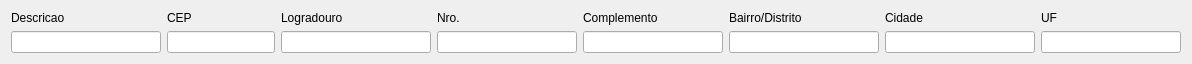
<?xml version="1.0" encoding="UTF-8"?>
<ui version="4.0">
 <class>WidgetEndereco</class>
 <widget class="QWidget" name="WidgetEndereco">
  <property name="geometry">
   <rect>
    <x>0</x>
    <y>0</y>
    <width>1192</width>
    <height>60</height>
   </rect>
  </property>
  <property name="sizePolicy">
   <sizepolicy hsizetype="Preferred" vsizetype="Preferred">
    <horstretch>0</horstretch>
    <verstretch>0</verstretch>
   </sizepolicy>
  </property>
  <property name="maximumSize">
   <size>
    <width>16777215</width>
    <height>16777215</height>
   </size>
  </property>
  <property name="windowTitle">
   <string>Form</string>
  </property>
  <property name="locale">
   <locale language="Portuguese" country="Brazil"/>
  </property>
  <layout class="QGridLayout" name="gridLayout">
   <item row="0" column="2">
    <widget class="QLabel" name="labelEndereco">
     <property name="text">
      <string>Logradouro</string>
     </property>
    </widget>
   </item>
   <item row="0" column="3">
    <widget class="QLabel" name="labelNro">
     <property name="text">
      <string>Nro.</string>
     </property>
    </widget>
   </item>
   <item row="0" column="1">
    <widget class="QLabel" name="labelCEP">
     <property name="text">
      <string>CEP</string>
     </property>
    </widget>
   </item>
   <item row="1" column="3">
    <widget class="QLineEdit" name="lineEditNro">
     <property name="minimumSize">
      <size>
       <width>50</width>
       <height>0</height>
      </size>
     </property>
     <property name="maximumSize">
      <size>
       <width>16777215</width>
       <height>16777215</height>
      </size>
     </property>
    </widget>
   </item>
   <item row="1" column="4">
    <widget class="QLineEdit" name="lineEditComp">
     <property name="minimumSize">
      <size>
       <width>75</width>
       <height>0</height>
      </size>
     </property>
     <property name="maximumSize">
      <size>
       <width>16777215</width>
       <height>16777215</height>
      </size>
     </property>
     <property name="styleSheet">
      <string notr="true"/>
     </property>
    </widget>
   </item>
   <item row="0" column="4">
    <widget class="QLabel" name="labelComp">
     <property name="text">
      <string>Complemento</string>
     </property>
    </widget>
   </item>
   <item row="1" column="6">
    <widget class="QLineEdit" name="lineEditCidade">
     <property name="minimumSize">
      <size>
       <width>150</width>
       <height>0</height>
      </size>
     </property>
    </widget>
   </item>
   <item row="0" column="5">
    <widget class="QLabel" name="labelBairro">
     <property name="text">
      <string>Bairro/Distrito</string>
     </property>
    </widget>
   </item>
   <item row="1" column="1">
    <widget class="LineEditCEP" name="lineEditCEP">
     <property name="sizePolicy">
      <sizepolicy hsizetype="Minimum" vsizetype="Fixed">
       <horstretch>0</horstretch>
       <verstretch>0</verstretch>
      </sizepolicy>
     </property>
     <property name="minimumSize">
      <size>
       <width>75</width>
       <height>0</height>
      </size>
     </property>
     <property name="maximumSize">
      <size>
       <width>16777215</width>
       <height>16777215</height>
      </size>
     </property>
     <property name="toolTip">
      <string>&lt;html&gt;&lt;head/&gt;&lt;body&gt;&lt;p&gt;O sistema preenche o endereço automaticamente a partir do CEP&lt;/p&gt;&lt;/body&gt;&lt;/html&gt;</string>
     </property>
    </widget>
   </item>
   <item row="0" column="6">
    <widget class="QLabel" name="labelCidade">
     <property name="text">
      <string>Cidade</string>
     </property>
    </widget>
   </item>
   <item row="1" column="5">
    <widget class="QLineEdit" name="lineEditBairro">
     <property name="minimumSize">
      <size>
       <width>150</width>
       <height>0</height>
      </size>
     </property>
    </widget>
   </item>
   <item row="0" column="7">
    <widget class="QLabel" name="labelUF">
     <property name="text">
      <string>UF</string>
     </property>
    </widget>
   </item>
   <item row="1" column="2">
    <widget class="QLineEdit" name="lineEditEndereco">
     <property name="minimumSize">
      <size>
       <width>150</width>
       <height>0</height>
      </size>
     </property>
    </widget>
   </item>
   <item row="1" column="7">
    <widget class="QLineEdit" name="lineEditUF">
     <property name="minimumSize">
      <size>
       <width>35</width>
       <height>0</height>
      </size>
     </property>
     <property name="maximumSize">
      <size>
       <width>16777215</width>
       <height>16777215</height>
      </size>
     </property>
    </widget>
   </item>
   <item row="0" column="0">
    <widget class="QLabel" name="labelDescricao">
     <property name="text">
      <string>Descricao</string>
     </property>
    </widget>
   </item>
   <item row="1" column="0">
    <widget class="QLineEdit" name="lineEditDescricao">
     <property name="minimumSize">
      <size>
       <width>150</width>
       <height>0</height>
      </size>
     </property>
    </widget>
   </item>
  </layout>
 </widget>
 <customwidgets>
  <customwidget>
   <class>LineEditCEP</class>
   <extends>QLineEdit</extends>
   <header>lineeditcep.h</header>
  </customwidget>
 </customwidgets>
 <tabstops>
  <tabstop>lineEditDescricao</tabstop>
  <tabstop>lineEditCEP</tabstop>
  <tabstop>lineEditEndereco</tabstop>
  <tabstop>lineEditNro</tabstop>
  <tabstop>lineEditComp</tabstop>
  <tabstop>lineEditBairro</tabstop>
  <tabstop>lineEditCidade</tabstop>
  <tabstop>lineEditUF</tabstop>
 </tabstops>
 <resources/>
 <connections/>
</ui>
